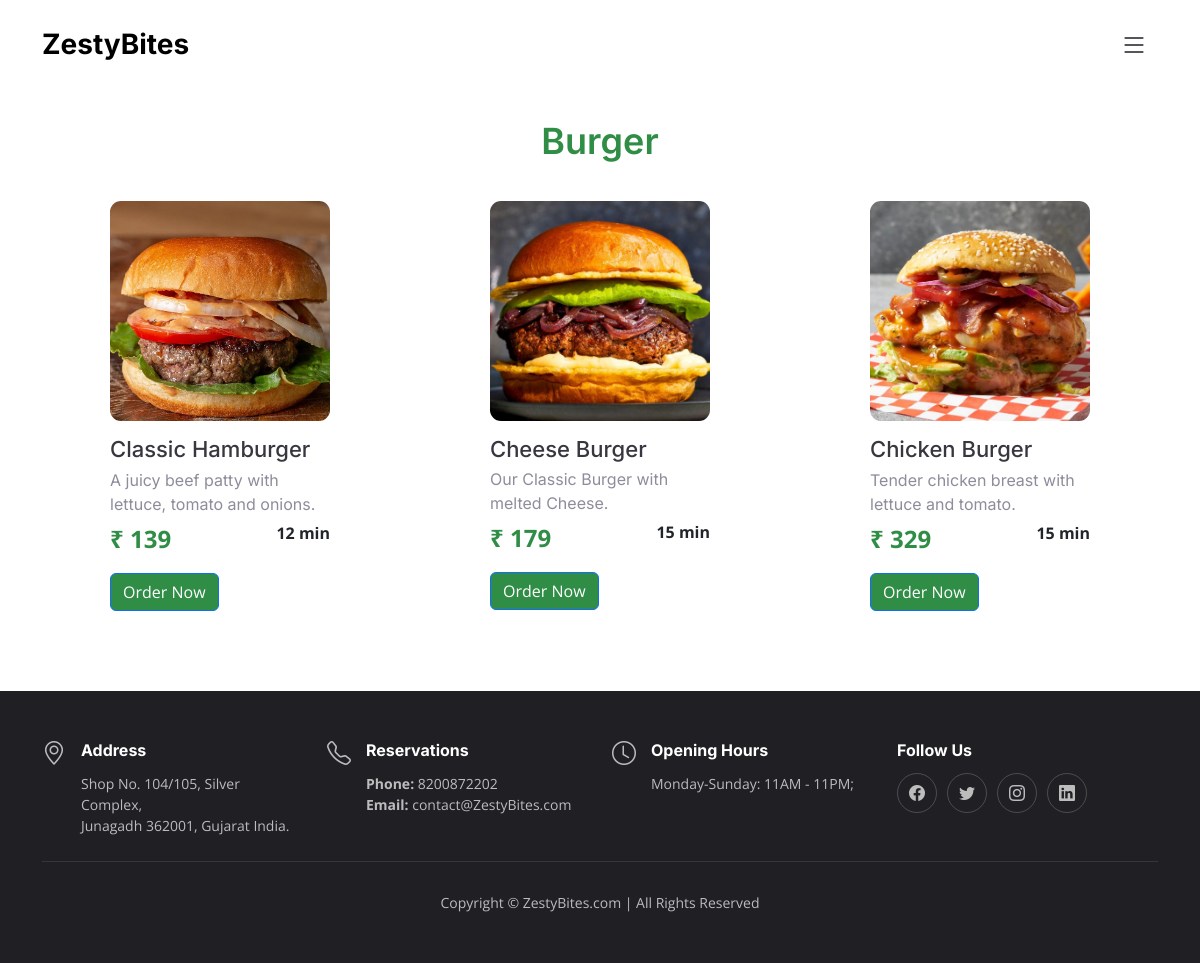
The app's page /subCategory.php?category=burger with its own data.
### tables this page shows
CREATE TABLE `product` (
  `id` int(10) NOT NULL,
  `name` varchar(255) NOT NULL,
  `image` varchar(255) NOT NULL,
  `description` varchar(255) NOT NULL,
  `price` varchar(255) NOT NULL,
  `productCategory` varchar(255) NOT NULL,
  `time` varchar(255) NOT NULL
);

### subCategory.php (the view, shortened to what this page needs)
<?php
include("connection.php");
$category = $_GET['category'];
?>
<!DOCTYPE html>
<html lang="en">
<head>
    <?php include("head.php"); ?>
</head>
<body>
    <header id="header" class="header fixed-top d-flex align-items-center">
        <?php include("header2.php"); ?>
    </header>
    <section class="menu" style="margin-top: 10px;">
        <div class="container" data-aos="fade-up">
            <div class="tab-content" data-aos="fade-up" data-aos-delay="300">
                <div class="tab-pane fade active show" id="menu-starters">
                    <div class="tab-header text-center">
                        <h3 style="text-transform: capitalize;">
                            <?php echo $category; ?>
                        </h3>
                    </div>
                    <div class="row gy-5">
                        <?php
                        $sql = "select * from product where productCategory='" . $category . "'";
                        $result = $con->query($sql);
                        if ($result->num_rows > 0) {
                            while ($row = $result->fetch_array()) {
                                $imgpath = "assets/img/menu/" . $row[2];
                                ?>
                                <div class="col-lg-4 menu-item">
                                    <a><img src="<?php echo $imgpath ?>" class="menu-img img-fluid" alt=""
                                            style='border-radius : 5%; padding:0px;'></a>
                                    <h4>
                                        <?php echo $row[1] ?>
                                    </h4>
                                    <p class="ingredients">
                                        <?php echo $row[3] ?>
                                    </p>
                                    <div style='display:flex;justify-content: space-between;'>
                                        <p class="price">
                                            &#8377;
                                            <?php echo $row[4] ?>
                                        </p>
                                        <b><?php echo $row[6] ?></b>
                                    </div>
                                    <div>
                                        <a href='order.php?product=<?php echo $row[1]; ?>'><button type="button"
                                                class="btn btn-primary orderBtn">Order Now</button></a>
                                    </div>
                                </div>
                                <?php
                            }
                        }
                        ?>
                    </div>
                </div>
            </div>
        </div>
    </section>
    <footer id="footer" class="footer">
        <?php include("footer.php"); ?>
    </footer>
</body>
</html>

### head.php (shortened to what this page needs)
<link href="assets/vendor/bootstrap/css/bootstrap.min.css" rel="stylesheet">
<link href="assets/vendor/bootstrap-icons/bootstrap-icons.css" rel="stylesheet">
<link href="assets/vendor/aos/aos.css" rel="stylesheet">
<link href="assets/vendor/glightbox/css/glightbox.min.css" rel="stylesheet">
<link href="assets/vendor/swiper/swiper-bundle.min.css" rel="stylesheet">
<link href="assets/css/main.css?v=5" rel="stylesheet">

### header2.php (shortened to what this page needs)
<div class="container d-flex align-items-center justify-content-between">
    <a href="index.php" class="logo d-flex align-items-center me-auto me-lg-0">
        <h1>ZestyBites</h1>
    </a>
    <i class="mobile-nav-toggle mobile-nav-show bi bi-list"></i>
</div>

### footer.php
<div class="container">
    <div class="row gy-3">
        <div class="col-lg-3 col-md-6 d-flex">
            <i class="bi bi-geo-alt icon"></i>
            <div>
                <h4>Address</h4>
                <p>
                Shop No. 104/105, Silver Complex, <br>
                Junagadh 362001, Gujarat India.<br>
                </p>
            </div>
        </div>
        <div class="col-lg-3 col-md-6 footer-links d-flex">
            <i class="bi bi-telephone icon"></i>
            <div>
                <h4>Reservations</h4>
                <p>
                    <strong>Phone:</strong> 8200872202<br>
                    <strong>Email:</strong> contact@ZestyBites.com<br>
                </p>
            </div>
        </div>
        <div class="col-lg-3 col-md-6 footer-links d-flex">
            <i class="bi bi-clock icon"></i>
            <div>
                <h4>Opening Hours</h4>
                <p>
                    Monday-Sunday: 11AM - 11PM;
                </p>
            </div>
        </div>
        <div class="col-lg-3 col-md-6 footer-links">
            <h4>Follow Us</h4>
            <div class="social-links d-flex">
                <a href="index.php" class="facebook"><i class="bi bi-facebook"></i></a>
                <a href="index.php" class="twitter"><i class="bi bi-twitter"></i></a>
                <a href="index.php" class="instagram"><i class="bi bi-instagram"></i></a>
                <a href="index.php" class="linkedin"><i class="bi bi-linkedin"></i></a>
            </div>
        </div>
    </div>
</div>
<div class="container">
    <div class="copyright">
         Copyright &copy; ZestyBites.com |  All Rights Reserved
    </div>
</div>

### assets/css/main.css (style rules this page uses)
:root { --font-default: "Open Sans", system-ui, -apple-system, "Segoe UI", Roboto, "Helvetica Neue", Arial, "Noto Sans", "Liberation Sans", sans-serif, "Apple Color Emoji", "Segoe UI Emoji", "Segoe UI Symbol", "Noto Color Emoji"; --font-primary: "Amatic SC", sans-serif; --font-secondary: "Inter", sans-serif; }
:root { --color-default: #212529; --color-primary: #308D46; --color-secondary: #37373f; --color-hover: #46b861; }
:root { scroll-behavior: smooth; }
body { font-family: var(--font-default); color: var(--color-default); }
a { color: var(--color-primary); text-decoration: none; }
h1, h2, h3, h4, h5, h6 { font-family: var(--font-secondary); }
section { overflow: hidden; padding: 80px 0; }
.header { background: #fff; transition: all 0.5s; z-index: 997; height: 90px; border-bottom: 1px solid #fff; }
.header .logo h1 { font-size: 28px; font-weight: 700; color: #000; margin: 0; font-family: var(--font-secondary); }
section { scroll-margin-top: 90px; }
@media (max-width: 1279px) { .mobile-nav-show { color: var(--color-secondary); font-size: 28px; cursor: pointer; line-height: 0; transition: 0.5s; z-index: 9999; margin: 0 10px 0 20px; } }
.menu-item { padding: 0px 80px; }
.menu .tab-content .tab-header { padding: 30px 0; }
.menu .tab-content .tab-header h3 { font-size: 36px; font-weight: 600; color: var(--color-primary); }
.menu .tab-content .menu-item .menu-img { padding: 0 60px; margin-bottom: 15px; }
.menu .tab-content .menu-item h4 { font-size: 22px; font-weight: 500; color: var(--color-secondary); font-family: var(--font-secondary); font-weight: 30px; margin-bottom: 5px; }
.menu .tab-content .menu-item .ingredients { font-family: var(--font-secondary); color: #8d8d9b; margin-bottom: 5px; }
.menu .tab-content .menu-item .price { font-size: 24px; font-weight: 700; color: var(--color-primary); }
.orderBtn { background-color: var(--color-primary); }
.footer { font-size: 14px; background-color: #1f1f24; padding: 50px 0; color: rgba(255, 255, 255, 0.7); }
.footer .icon { margin-right: 15px; font-size: 24px; line-height: 0; }
.footer h4 { font-size: 16px; font-weight: bold; position: relative; padding-bottom: 5px; color: #fff; }
.footer .footer-links { margin-bottom: 30px; }
.footer .social-links a { display: flex; align-items: center; justify-content: center; width: 40px; height: 40px; border-radius: 50%; border: 1px solid rgba(255, 255, 255, 0.2); font-size: 16px; color: rgba(255, 255, 255, 0.7); margin-right: 10px; transition: 0.3s; }
.footer .copyright { text-align: center; padding-top: 30px; border-top: 1px solid rgba(255, 255, 255, 0.1); }

### records on screen
product: image (picture), name "Classic Hamburger", description "A juicy beef patty with lettuce, tomato and onions.", price "139", time "12 min"
product: image (picture), name "Cheese Burger", description "Our Classic Burger with melted Cheese.", price "179", time "15 min"
product: image (picture), name "Chicken Burger", description "Tender chicken breast with lettuce and tomato.", price "329", time "15 min"

### other values on screen
$category "Burger"
